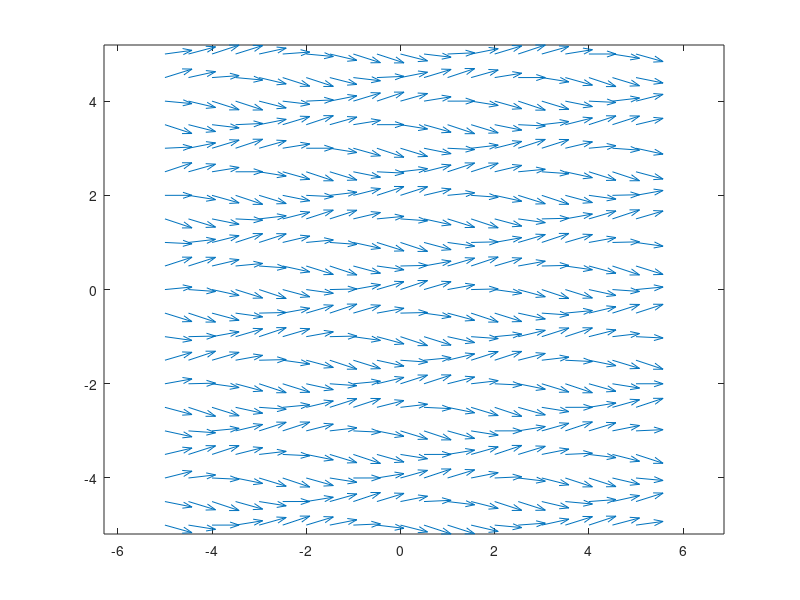

This chart was generated by the following MATLAB code:
%make a matrix of the points where we want to put a line
[x, y] = meshgrid(-5:0.5:5, -5:0.5:5);

%calculate the slope for each point (this is simply the function that
%dy/dx equals
m = 1/3 * cos(x-3*y);

%change is x = 1, so make u a matrix filled with 1's in the size of m
%change in y = the slope at that point
u = ones(size(m));
v = m;

%calculate the length of the line for normalizing purposes
r = sqrt(x.^2 + y.^2);

%normalize each line
u_norm = u./r;
v_norm = v./r;

% Plot each point
quiver(x,y,u,v)

axis equal
